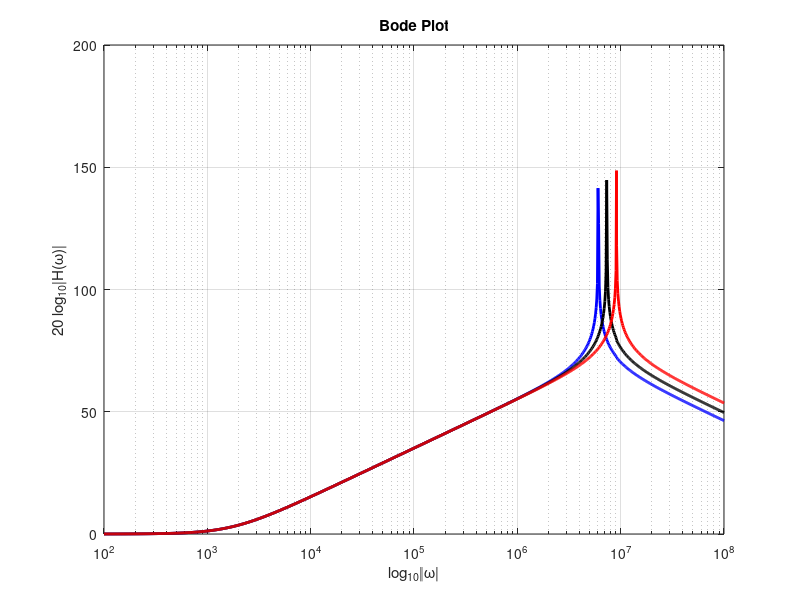

The MATLAB source for this figure:
R = 1;
L = 570e-6;  % 570 mu H
f1 = 960e3;  % 960kHz (KOVO)
C1 = 1/L/((2*pi*f1)^2);
f2 = 1160e3;  % 1160kHz (KSL)
C2 = 1/L/((2*pi*f2)^2);
f3 = 1450e3;  % 1450kHz (KEYY)
C3 = 1/L/((2*pi*f3)^2);


sys1 = tf([1/C1, R/L/C1],[1, R/L, 1/L/C1]);
sys2 = tf([1/C2, R/L/C2],[1, R/L, 1/L/C2]);
sys3 = tf([1/C3, R/L/C3],[1, R/L, 1/L/C3]);
[mag1,phase1,wout] = bode(sys1);
[mag2,phase2,wout] = bode(sys2);
[mag3,phase3,wout] = bode(sys3);

figure(1), clf
    semilogx(wout, 20*log10(squeeze(mag1)), '-b', 'LineWidth',2)
    hold on
    semilogx(wout, 20*log10(squeeze(mag2)), '-k', 'LineWidth',2)
    semilogx(wout, 20*log10(squeeze(mag3)), '-r', 'LineWidth',2)
    grid on
    ylabel('20 log_{10}|H(\omega)|')
    xlabel('log_{10}|\omega|')
    title('Bode Plot')
